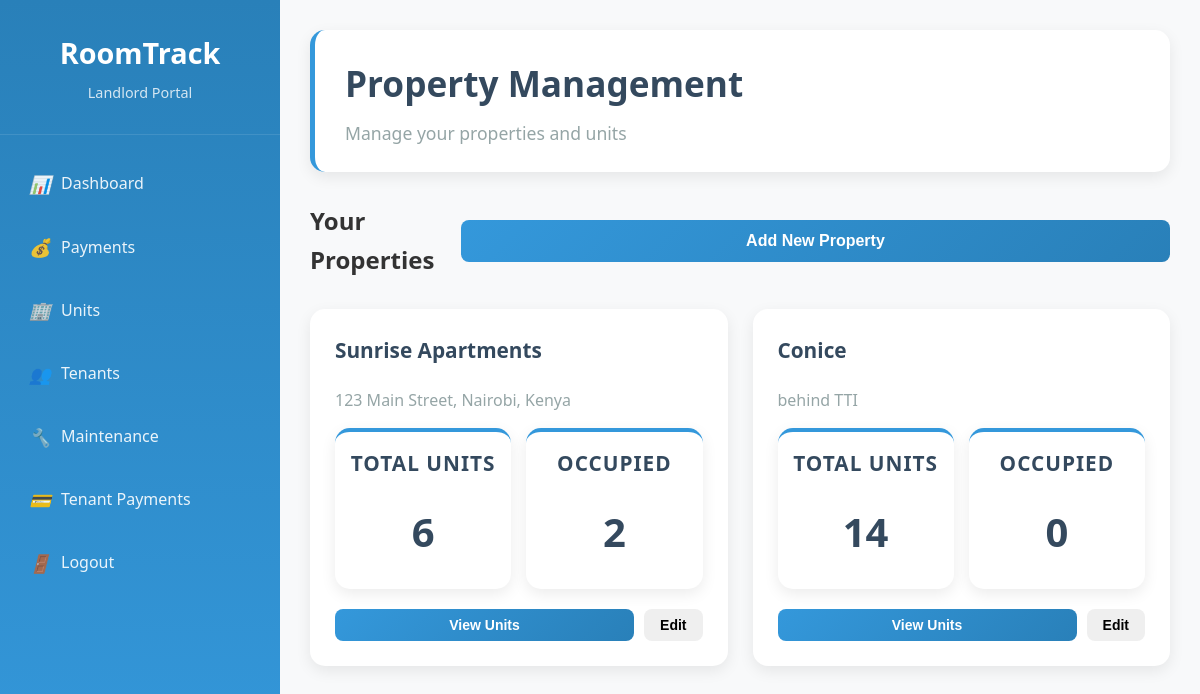
The page /landlord/properties (signed in) on the database its author committed.
### models.py (models this page shows)
class Property(db.Model):
    id = db.Column(db.Integer, primary_key=True)
    name = db.Column(db.String(200), nullable=False)
    address = db.Column(db.Text, nullable=False)
    total_units = db.Column(db.Integer, nullable=False)
    occupied_units = db.Column(db.Integer, default=0)
    landlord_id = db.Column(db.Integer, db.ForeignKey('user.id'), nullable=False)
    created_at = db.Column(db.DateTime, default=datetime.utcnow)
    units = db.relationship('Unit', backref='property', lazy=True, cascade='all, delete-orphan')

### app.py (the view)
@app.route('/landlord/properties')
@login_required
def landlord_properties():
    if current_user.role != 'landlord':
        return redirect(url_for('index'))
    properties = Property.query.filter_by(landlord_id=current_user.id).all()
    return render_template('landlord/properties.html', properties=properties)

### app.py (called while the page is built)
@login_manager.user_loader
def load_user(user_id):
    return User.query.get(int(user_id))

### templates/landlord/properties.html (shortened to what this page needs)
<!DOCTYPE html>
<html lang="en">
<head>
    <link rel="stylesheet" href="{{ url_for('static', filename='css/style.css') }}">
</head>
<body>
    <div class="dashboard">
        <div class="sidebar">
            <div class="sidebar-header">
                <h2>RoomTrack</h2>
                <p>Landlord Portal</p>
            </div>
            <ul class="sidebar-nav">
                <li><a href="{{ url_for('landlord_dashboard') }}"><i>📊</i> Dashboard</a></li>
                <li><a href="{{ url_for('landlord_payments') }}"><i>💰</i> Payments</a></li>
                <li><a href="{{ url_for('landlord_units') }}"><i>🏢</i> Units</a></li>
                <li><a href="{{ url_for('landlord_tenants') }}"><i>👥</i> Tenants</a></li>
                <li><a href="{{ url_for('landlord_maintenance_reports') }}"><i>🔧</i> Maintenance</a></li>
                <li><a href="{{ url_for('landlord_tenant_payments') }}"><i>💳</i> Tenant Payments</a></li>
                <li><a href="{{ url_for('logout') }}"><i>🚪</i> Logout</a></li>
            </ul>
        </div>
        <div class="main-content">
            <div class="header">
                <h1>Property Management</h1>
                <p>Manage your properties and units</p>
            </div>
            <div style="display: flex; justify-content: space-between; align-items: center; margin-bottom: 30px;">
                <h2>Your Properties</h2>
                <button class="btn btn-primary" onclick="openCreatePropertyModal()">Add New Property</button>
            </div>
            <div class="stats-grid">
                {% for property in properties %}
                <div class="card">
                    <h3>{{ property.name }}</h3>
                    <p style="color: var(--gray); margin-bottom: 15px;">{{ property.address }}</p>
                    <div style="display: grid; grid-template-columns: 1fr 1fr; gap: 15px; margin-bottom: 20px;">
                        <div class="stat-card" style="padding: 15px;">
                            <h3>Total Units</h3>
                            <div class="number">{{ property.total_units }}</div>
                        </div>
                        <div class="stat-card" style="padding: 15px;">
                            <h3>Occupied</h3>
                            <div class="number">{{ property.occupied_units }}</div>
                        </div>
                    </div>
                    <div style="display: flex; gap: 10px;">
                        <button class="btn btn-primary btn-sm" onclick="location.href='{{ url_for('landlord_units') }}'">View Units</button>
                        <button class="btn btn-sm">Edit</button>
                    </div>
                </div>
                {% endfor %}
            </div>
        </div>
    </div>
</body>
</html>

### static/css/style.css (style rules this page uses)
:root { --primary-blue: #3498db; --dark-blue: #2980b9; --light-blue: #ecf0f1; --white: #ffffff; --gray: #95a5a6; --dark-gray: #34495e; --success: #27ae60; --warning: #f39c12; --danger: #e74c3c; --light-gray: #f8f9fa; }
* { margin: 0; padding: 0; box-sizing: border-box; }
body { font-family: 'Segoe UI', Tahoma, Geneva, Verdana, sans-serif; background-color: var(--light-gray); color: #333; line-height: 1.6; }
.btn { padding: 12px 30px; border: none; border-radius: 8px; font-size: 16px; font-weight: 600; cursor: pointer; transition: all 0.3s ease; text-decoration: none; display: inline-flex; align-items: center; justify-content: center; gap: 8px; }
.btn-primary { background: linear-gradient(135deg, var(--primary-blue), var(--dark-blue)); color: var(--white); width: 100%; }
.btn-sm { padding: 8px 16px; font-size: 14px; }
.dashboard { display: flex; min-height: 100vh; }
.sidebar { width: 280px; background: linear-gradient(180deg, var(--dark-blue), var(--primary-blue)); color: var(--white); padding: 0; position: fixed; height: 100vh; overflow-y: auto; }
.sidebar-header { padding: 30px 25px; border-bottom: 1px solid rgba(255,255,255,0.1); text-align: center; }
.sidebar-header h2 { color: var(--white); margin-bottom: 5px; font-size: 1.8em; }
.sidebar-header p { color: rgba(255,255,255,0.8); font-size: 0.9em; }
.sidebar-nav { list-style: none; margin-top: 20px; }
.sidebar-nav li { margin-bottom: 5px; }
.sidebar-nav a { display: flex; align-items: center; padding: 15px 25px; color: rgba(255,255,255,0.9); text-decoration: none; transition: all 0.3s ease; border-left: 4px solid transparent; }
.sidebar-nav i { margin-right: 12px; width: 20px; text-align: center; font-size: 1.1em; }
.main-content { flex: 1; margin-left: 280px; padding: 30px; background-color: var(--light-gray); min-height: 100vh; }
.header { background: var(--white); padding: 25px 30px; border-radius: 15px; box-shadow: 0 5px 15px rgba(0,0,0,0.08); margin-bottom: 30px; border-left: 5px solid var(--primary-blue); }
.header h1 { color: var(--dark-gray); margin-bottom: 8px; font-size: 2.2em; }
.header p { color: var(--gray); font-size: 1.1em; }
.stats-grid { display: grid; grid-template-columns: repeat(auto-fit, minmax(280px, 1fr)); gap: 25px; margin-bottom: 40px; }
.stat-card { background: var(--white); padding: 30px 25px; border-radius: 15px; box-shadow: 0 5px 15px rgba(0,0,0,0.08); text-align: center; transition: transform 0.3s ease; border-top: 4px solid var(--primary-blue); }
.stat-card h3 { color: var(--gray); font-size: 0.95em; margin-bottom: 15px; text-transform: uppercase; letter-spacing: 1px; }
.stat-card .number { font-size: 2.5em; font-weight: bold; color: var(--dark-gray); margin-bottom: 10px; }
.card { background: var(--white); padding: 25px; border-radius: 15px; box-shadow: 0 5px 15px rgba(0,0,0,0.08); margin-bottom: 25px; }
.card h3 { color: var(--dark-gray); margin-bottom: 20px; font-size: 1.3em; }

### rows shown on the page
Property: name "Sunrise Apartments", address "123 Main Street, Nairobi, Kenya", total_units "6", occupied_units "2"
Property: name "Conice", address "behind TTI", total_units "14", occupied_units "0"
